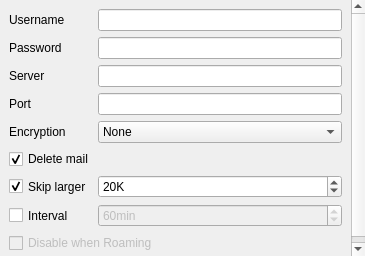
<?xml version="1.0" encoding="UTF-8"?>
<ui version="4.0">
 <class>PopSettings</class>
 <widget class="QWidget" name="PopSettings">
  <property name="geometry">
   <rect>
    <x>0</x>
    <y>0</y>
    <width>365</width>
    <height>256</height>
   </rect>
  </property>
  <property name="windowTitle">
   <string>Form</string>
  </property>
  <layout class="QVBoxLayout" name="verticalLayout">
   <property name="margin">
    <number>0</number>
   </property>
   <item>
    <widget class="QScrollArea" name="scrollArea_2">
     <property name="focusPolicy">
      <enum>Qt::NoFocus</enum>
     </property>
     <property name="frameShape">
      <enum>QFrame::NoFrame</enum>
     </property>
     <property name="lineWidth">
      <number>0</number>
     </property>
     <property name="horizontalScrollBarPolicy">
      <enum>Qt::ScrollBarAlwaysOff</enum>
     </property>
     <property name="widgetResizable">
      <bool>true</bool>
     </property>
     <widget class="QWidget" name="scrollAreaWidgetContents_2">
      <property name="geometry">
       <rect>
        <x>0</x>
        <y>0</y>
        <width>365</width>
        <height>256</height>
       </rect>
      </property>
      <layout class="QGridLayout">
       <item row="0" column="0">
        <widget class="QLabel" name="usernameLabel">
         <property name="sizePolicy">
          <sizepolicy hsizetype="Minimum" vsizetype="Minimum">
           <horstretch>0</horstretch>
           <verstretch>0</verstretch>
          </sizepolicy>
         </property>
         <property name="text">
          <string>Username</string>
         </property>
         <property name="buddy">
          <cstring>mailUserInput</cstring>
         </property>
        </widget>
       </item>
       <item row="0" column="1">
        <widget class="QLineEdit" name="mailUserInput">
         <property name="sizePolicy">
          <sizepolicy hsizetype="Expanding" vsizetype="Fixed">
           <horstretch>0</horstretch>
           <verstretch>0</verstretch>
          </sizepolicy>
         </property>
        </widget>
       </item>
       <item row="1" column="0">
        <widget class="QLabel" name="passwordLabel">
         <property name="sizePolicy">
          <sizepolicy hsizetype="Minimum" vsizetype="Minimum">
           <horstretch>0</horstretch>
           <verstretch>0</verstretch>
          </sizepolicy>
         </property>
         <property name="text">
          <string>Password</string>
         </property>
         <property name="buddy">
          <cstring>mailPasswInput</cstring>
         </property>
        </widget>
       </item>
       <item row="1" column="1">
        <widget class="QLineEdit" name="mailPasswInput">
         <property name="sizePolicy">
          <sizepolicy hsizetype="Expanding" vsizetype="Fixed">
           <horstretch>0</horstretch>
           <verstretch>0</verstretch>
          </sizepolicy>
         </property>
         <property name="echoMode">
          <enum>QLineEdit::Password</enum>
         </property>
        </widget>
       </item>
       <item row="2" column="0">
        <widget class="QLabel" name="serverLabel">
         <property name="sizePolicy">
          <sizepolicy hsizetype="Minimum" vsizetype="Minimum">
           <horstretch>0</horstretch>
           <verstretch>0</verstretch>
          </sizepolicy>
         </property>
         <property name="text">
          <string>Server</string>
         </property>
         <property name="buddy">
          <cstring>mailServerInput</cstring>
         </property>
        </widget>
       </item>
       <item row="2" column="1">
        <widget class="QLineEdit" name="mailServerInput">
         <property name="sizePolicy">
          <sizepolicy hsizetype="Expanding" vsizetype="Fixed">
           <horstretch>0</horstretch>
           <verstretch>0</verstretch>
          </sizepolicy>
         </property>
        </widget>
       </item>
       <item row="3" column="0">
        <widget class="QLabel" name="portLabel">
         <property name="sizePolicy">
          <sizepolicy hsizetype="Minimum" vsizetype="Minimum">
           <horstretch>0</horstretch>
           <verstretch>0</verstretch>
          </sizepolicy>
         </property>
         <property name="text">
          <string>Port</string>
         </property>
         <property name="buddy">
          <cstring>mailPortInput</cstring>
         </property>
        </widget>
       </item>
       <item row="3" column="1">
        <widget class="QLineEdit" name="mailPortInput">
         <property name="sizePolicy">
          <sizepolicy hsizetype="Expanding" vsizetype="Fixed">
           <horstretch>0</horstretch>
           <verstretch>0</verstretch>
          </sizepolicy>
         </property>
        </widget>
       </item>
       <item row="4" column="0">
        <widget class="QLabel" name="lblEncryptionIncoming">
         <property name="sizePolicy">
          <sizepolicy hsizetype="Minimum" vsizetype="Minimum">
           <horstretch>0</horstretch>
           <verstretch>0</verstretch>
          </sizepolicy>
         </property>
         <property name="text">
          <string>Encryption</string>
         </property>
         <property name="buddy">
          <cstring>encryptionIncoming</cstring>
         </property>
        </widget>
       </item>
       <item row="4" column="1">
        <widget class="QComboBox" name="encryptionIncoming">
         <property name="sizePolicy">
          <sizepolicy hsizetype="Expanding" vsizetype="Fixed">
           <horstretch>0</horstretch>
           <verstretch>0</verstretch>
          </sizepolicy>
         </property>
         <item>
          <property name="text">
           <string>None</string>
          </property>
         </item>
         <item>
          <property name="text">
           <string>SSL</string>
          </property>
         </item>
         <item>
          <property name="text">
           <string>TLS</string>
          </property>
         </item>
        </widget>
       </item>
       <item row="5" column="0" colspan="2">
        <widget class="QCheckBox" name="deleteCheckBox">
         <property name="sizePolicy">
          <sizepolicy hsizetype="Expanding" vsizetype="Minimum">
           <horstretch>0</horstretch>
           <verstretch>0</verstretch>
          </sizepolicy>
         </property>
         <property name="text">
          <string>Delete mail</string>
         </property>
         <property name="checked">
          <bool>true</bool>
         </property>
        </widget>
       </item>
       <item row="6" column="0">
        <widget class="QCheckBox" name="thresholdCheckBox">
         <property name="sizePolicy">
          <sizepolicy hsizetype="Minimum" vsizetype="Minimum">
           <horstretch>0</horstretch>
           <verstretch>0</verstretch>
          </sizepolicy>
         </property>
         <property name="minimumSize">
          <size>
           <width>0</width>
           <height>0</height>
          </size>
         </property>
         <property name="text">
          <string>Skip larger</string>
         </property>
         <property name="checked">
          <bool>true</bool>
         </property>
        </widget>
       </item>
       <item row="7" column="0">
        <widget class="QCheckBox" name="intervalCheckBox">
         <property name="sizePolicy">
          <sizepolicy hsizetype="Minimum" vsizetype="Minimum">
           <horstretch>0</horstretch>
           <verstretch>0</verstretch>
          </sizepolicy>
         </property>
         <property name="minimumSize">
          <size>
           <width>0</width>
           <height>0</height>
          </size>
         </property>
         <property name="text">
          <string>Interval</string>
         </property>
        </widget>
       </item>
       <item row="8" column="0" colspan="2">
        <widget class="QCheckBox" name="roamingCheckBox">
         <property name="enabled">
          <bool>false</bool>
         </property>
         <property name="sizePolicy">
          <sizepolicy hsizetype="Minimum" vsizetype="Minimum">
           <horstretch>0</horstretch>
           <verstretch>0</verstretch>
          </sizepolicy>
         </property>
         <property name="minimumSize">
          <size>
           <width>0</width>
           <height>0</height>
          </size>
         </property>
         <property name="text">
          <string>Disable when Roaming</string>
         </property>
        </widget>
       </item>
       <item row="7" column="1">
        <widget class="QSpinBox" name="intervalPeriod">
         <property name="enabled">
          <bool>false</bool>
         </property>
         <property name="sizePolicy">
          <sizepolicy hsizetype="Expanding" vsizetype="Fixed">
           <horstretch>0</horstretch>
           <verstretch>0</verstretch>
          </sizepolicy>
         </property>
         <property name="suffix">
          <string comment="short for minutes">min</string>
         </property>
         <property name="minimum">
          <number>10</number>
         </property>
         <property name="maximum">
          <number>1440</number>
         </property>
         <property name="singleStep">
          <number>10</number>
         </property>
         <property name="value">
          <number>60</number>
         </property>
        </widget>
       </item>
       <item row="6" column="1">
        <widget class="QSpinBox" name="maxSize">
         <property name="enabled">
          <bool>true</bool>
         </property>
         <property name="sizePolicy">
          <sizepolicy hsizetype="Expanding" vsizetype="Fixed">
           <horstretch>0</horstretch>
           <verstretch>0</verstretch>
          </sizepolicy>
         </property>
         <property name="suffix">
          <string>K</string>
         </property>
         <property name="minimum">
          <number>5</number>
         </property>
         <property name="maximum">
          <number>5000</number>
         </property>
         <property name="singleStep">
          <number>5</number>
         </property>
         <property name="value">
          <number>20</number>
         </property>
        </widget>
       </item>
      </layout>
     </widget>
    </widget>
   </item>
  </layout>
 </widget>
 <tabstops>
  <tabstop>mailUserInput</tabstop>
  <tabstop>mailPasswInput</tabstop>
  <tabstop>mailServerInput</tabstop>
  <tabstop>mailPortInput</tabstop>
  <tabstop>encryptionIncoming</tabstop>
  <tabstop>deleteCheckBox</tabstop>
  <tabstop>thresholdCheckBox</tabstop>
  <tabstop>maxSize</tabstop>
  <tabstop>intervalCheckBox</tabstop>
  <tabstop>intervalPeriod</tabstop>
  <tabstop>roamingCheckBox</tabstop>
 </tabstops>
 <resources/>
 <connections/>
</ui>
